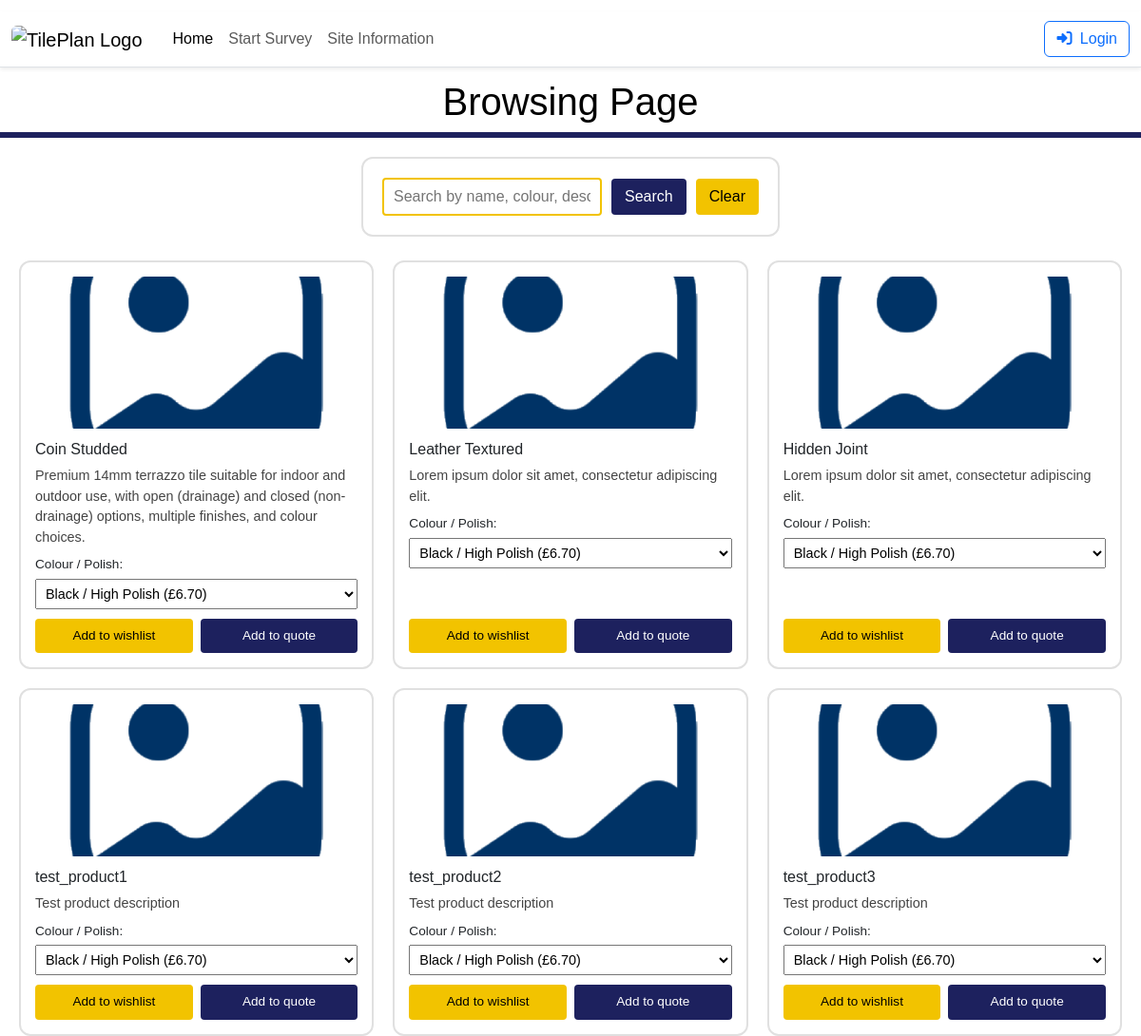
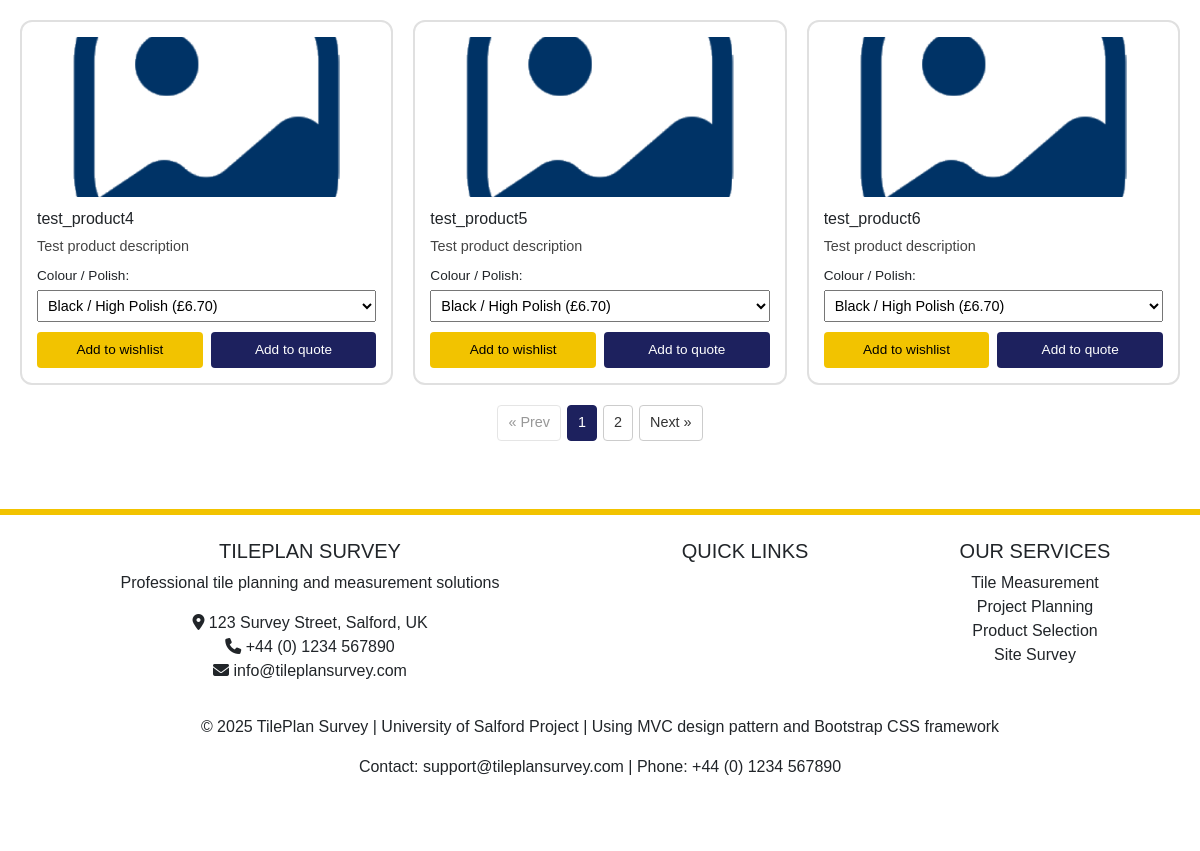
Screenshot of /browse.php with the database file from the repository (2 pictures, top to bottom).
### tables this page shows
CREATE TABLE "products" (
                              id               INTEGER PRIMARY KEY AUTOINCREMENT,
                              sku              TEXT UNIQUE,
                              name             TEXT NOT NULL,
                              category         TEXT NOT NULL CHECK (category IN ('tile','trim','consumable','delivery','labour','other')),
                              description      TEXT NOT NULL DEFAULT 'Lorem ipsum dolor sit amet, consectetur adipiscing elit.',
                              thumbnail_url    TEXT,
                              colour           TEXT,
                              unit             TEXT NOT NULL DEFAULT 'unit',
                              price_per_unit   NUMERIC NOT NULL DEFAULT 0.00,
                              tile_length_mm   INTEGER,
                              tile_width_mm    INTEGER,
                              is_active        INTEGER NOT NULL DEFAULT 1 CHECK (is_active IN (0,1)),
                              created_at       TEXT NOT NULL DEFAULT (CURRENT_TIMESTAMP),
                              updated_at       TEXT NOT NULL DEFAULT (CURRENT_TIMESTAMP),
                              product_type     TEXT,
                              short_description TEXT
);

### browse.php (called while the page is built, shortened)
<?php
$view = new stdClass();
$view->username = null;
$view->isLogged = false;
$dbPath = __DIR__ . '/database.sqlite';
try {
    $pdo = new PDO('sqlite:' . $dbPath);
    $pdo->setAttribute(PDO::ATTR_ERRMODE, PDO::ERRMODE_EXCEPTION);
} catch (PDOException $e) {
    die('DB connection failed: ' . htmlspecialchars($e->getMessage()));
}
$searchTerm = isset($_GET['q']) ? trim($_GET['q']) : '';
$view->searchTerm = $searchTerm;
$itemsPerPage = 9;
$page = isset($_GET['page']) ? max(1, (int)$_GET['page']) : 1;
$offset = ($page - 1) * $itemsPerPage;
if ($searchTerm !== '') {
    $countSql = "
        SELECT COUNT(*)
        FROM products
        WHERE category = 'tile'
          AND is_active = 1
          AND (
              name           LIKE :term
              OR description LIKE :term
              OR colour      LIKE :term
          )
    ";
    $countStmt = $pdo->prepare($countSql);
    $countStmt->bindValue(':term', '%' . $searchTerm . '%', PDO::PARAM_STR);
    $countStmt->execute();
} else {
    $countStmt = $pdo->query("
        SELECT COUNT(*)
        FROM products
        WHERE category = 'tile'
          AND is_active = 1
    ");
}
$view->totalProducts = (int)$countStmt->fetchColumn();
$view->totalPages = max(1, (int)ceil($view->totalProducts / $itemsPerPage));
$view->page = $page;
$productSql = "
    SELECT id, name, description, thumbnail_url, colour
    FROM products
    WHERE category = 'tile'
      AND is_active = 1
";
$productSql .= "
    ORDER BY id
    LIMIT :limit OFFSET :offset
";
$productStmt = $pdo->prepare($productSql);
$productStmt->bindValue(':limit', $itemsPerPage, PDO::PARAM_INT);
$productStmt->bindValue(':offset', $offset, PDO::PARAM_INT);
$productStmt->execute();
$products = $productStmt->fetchAll(PDO::FETCH_ASSOC);
$variantsByProduct = [];
if (!empty($products)) {
    $productIds = array_column($products, 'id');
    $placeholders = implode(',', array_fill(0, count($productIds), '?'));
    $variantStmt = $pdo->prepare("
        SELECT id, product_id, colour, polish, price_trade
        FROM product_variants
        WHERE product_id IN ($placeholders)
          AND is_active = 1
        ORDER BY colour, polish
    ");
    foreach ($productIds as $i => $pid) {
        $variantStmt->bindValue($i + 1, $pid, PDO::PARAM_INT);
    }
    $variantStmt->execute();
    $variants = $variantStmt->fetchAll(PDO::FETCH_ASSOC);
    foreach ($variants as $variant) {
        $pid = $variant['product_id'];
        if (!isset($variantsByProduct[$pid])) {
            $variantsByProduct[$pid] = [];
        }
        $variantsByProduct[$pid][] = $variant;
    }
}
$view->tiles = [];
foreach ($products as $product) {
    $pid = $product['id'];
    $product['variants'] = $variantsByProduct[$pid] ?? [];
    $view->tiles[] = $product;
}
require_once __DIR__ . "/Views/browse.phtml";

### Model/Auth.php (called while the page is built, shortened)
<?php
class Authentication {
    public static function isLoggedIn(): bool {
        return isset($_SESSION['email']);
    }
}

### Views/browse.phtml (the view, shortened to what this page needs)
<!DOCTYPE html>
<html lang="en">
<?php
require_once __DIR__ . "/../Model/Auth.php";
require("Views/template/header.phtml");
?>
<head>
    <link rel="stylesheet" href="../my-style.css">
</head>
<body>
<div id="title">
    <h1 style="text-align: center">Browsing Page</h1>
</div>
<div id="content">
    <form method="get" class="product-search">
        <div class="search-controls">
            <input type="text" name="q"
                   value="<?php echo htmlspecialchars($view->searchTerm ?? '', ENT_QUOTES); ?>"
                   placeholder="Search by name, colour, description...">
            <button type="submit">Search</button>
            <a href="browse.php" class="clear-search">Clear</a>
        </div>
    </form>
    <?php if (empty($view->tiles)): ?>
        <p>No products found.</p>
    <?php else: ?>
        <div class="product-grid">
            <?php foreach ($view->tiles as $tile): ?>
                <?php
                $img = $tile['thumbnail_url'] ?: '\\images\\placeholder_image.png';
                $variants = $tile['variants'];
                ?>
                <div class="product-card">
                    <img src="<?php echo htmlspecialchars($img); ?>" alt="Product image">
                    <h3><?php echo htmlspecialchars($tile['name']); ?></h3>
                    <p><?php echo htmlspecialchars($tile['description']); ?></p>
                    <?php if (!empty($variants)): ?>
                        <label>
                            <span class="variant-label">Colour / Polish:</span>
                            <select class="variant-select" name="variant_id">
                                <?php foreach ($variants as $variant): ?>
                                    <?php
                                    $colour = $variant['colour'] ?: 'Unknown colour';
                                    $polish = $variant['polish'] ?: 'Standard';
                                    $price  = $variant['price_trade'];
                                    $label  = $colour . ' / ' . $polish . ' (£' . number_format($price, 2) . ')';
                                    ?>
                                    <option value="<?php echo (int)$variant['id']; ?>">
                                        <?php echo htmlspecialchars($label); ?>
                                    </option>
                                <?php endforeach; ?>
                            </select>
                        </label>
                    <?php else: ?>
                        <p><em>No variants available</em></p>
                    <?php endif; ?>
                    <div class="product-card-buttons">
                        <button type="button" class="btn-wishlist">
                            Add to wishlist
                        </button>
                        <button type="button" class="btn-quote">
                            Add to quote
                        </button>
                    </div>
                </div>
            <?php endforeach; ?>
        </div>
        <div class="pagination">
            <?php
            $searchQueryPart = '';
            ?>
            <?php if ($view->page > 1): ?>
                <a href="?page=<?php echo $view->page - 1; ?><?php echo $searchQueryPart; ?>">&laquo; Prev</a>
            <?php else: ?>
                <span class="disabled">&laquo; Prev</span>
            <?php endif; ?>
            <?php for ($p = 1; $p <= $view->totalPages; $p++): ?>
                <?php if ($p == $view->page): ?>
                    <span class="current"><?php echo $p; ?></span>
                <?php else: ?>
                    <a href="?page=<?php echo $p; ?><?php echo $searchQueryPart; ?>">
                        <?php echo $p; ?>
                    </a>
                <?php endif; ?>
            <?php endfor; ?>
            <?php if ($view->page < $view->totalPages): ?>
                <a href="?page=<?php echo $view->page + 1; ?><?php echo $searchQueryPart; ?>">Next &raquo;</a>
            <?php else: ?>
                <span class="disabled">Next &raquo;</span>
            <?php endif; ?>
        </div>
    <?php endif; ?>
</div>
</body>
<?php require("Views/template/footer.phtml"); ?>
</html>

### Views/template/header.phtml (shortened to what this page needs)
    <!doctype html>
<html lang="en">
<head>
    <link href="https://cdn.jsdelivr.net/npm/bootstrap@5.3.3/dist/css/bootstrap.min.css" rel="stylesheet">
    <link rel="stylesheet" href="https://cdnjs.cloudflare.com/ajax/libs/font-awesome/6.5.0/css/all.min.css" />
    <link href="/Views/css/my-style.css" rel="stylesheet">
</head>
<body role="document">
<div class="container-fluid p-0">
    <header class="navbar navbar-expand-lg border-bottom shadow-sm bg-white" id="title">
        <div class="container-fluid">
            <a href="../../index.php?page=home" class="navbar-brand me-4">
                <img src="images/logo-image/TilePlan.png" alt="TilePlan Logo" class="logo-img" style="height: 58px; width: 58px; border-radius: 6px;" />
            </a>
            <div class="collapse navbar-collapse" id="responsiveNavbar">
                <nav class="navbar-nav me-auto mb-2 mb-lg-0 align-items-lg-center">
                    <a class="nav-link active" href="../../index.php?page=home">Home <span class="visually-hidden">(current)</span></a>
                    <a class="nav-link" href="page1.php">Start Survey</a>
                    <a class="nav-link" href="page2.php">Site Information</a>
                </nav>
                <div class="d-flex align-items-center ms-auto">
                    <?php if (Authentication::isLoggedIn()): ?>
                        <div class="account-menu">
                            <button class="account-trigger icon-button" id="accountTriggerBtn">
                                <img src="#" alt="Profile Menu" class="logo-img" style="width: 48px; height: 48px; border-radius: 6px;" />
                            </button>
                            <ul class="account-dropdown" id="accountDropdownList">
                                <li><a href="#">Browse</a></li>
                                <li><a href="#">Wish‑list</a></li>
                                <li><a href="/Login.php">Log‑out</a></li>
                            </ul>
                        </div>
                    <?php else: ?>
                        <a class="btn btn-outline-primary" href="/Login.php">
                            <i class="fas fa-sign-in-alt me-1"></i> Login
                        </a>
                    <?php endif; ?>
                </div>
            </div>
        </div>
    </header>
</div>

### Views/template/footer.phtml (shortened to what this page needs)
<footer class="page-footer font-small footer-blue pt-4 mt-5">
    <div class="container-fluid text-center text-md-left">
        <div class="row">
            <div class="col-md-6 mt-md-0 mt-3">
                <h5 class="text-uppercase">TilePlan Survey</h5>
                <p>Professional tile planning and measurement solutions</p>
                <ul class="list-unstyled">
                    <li><i class="fas fa-map-marker-alt mr-2"></i> 123 Survey Street, Salford, UK</li>
                    <li><i class="fas fa-phone mr-2"></i> +44 (0) 1234 567890</li>
                    <li><i class="fas fa-envelope mr-2"></i> info@tileplansurvey.com</li>
                </ul>
            </div>
            <div class="col-md-3 mb-md-0 mb-3">
                <h5 class="text-uppercase">Quick Links</h5>
                <ul class="list-unstyled">
                    <li><a href="#!" class="text-white">Home</a></li>
                    <li><a href="#!" class="text-white">Start Survey</a></li>
                    <li><a href="#!" class="text-white">Site Information</a></li>
                    <li><a href="#!" class="text-white">Login</a></li>
                </ul>
            </div>
            <div class="col-md-3 mb-md-0 mb-3">
                <h5 class="text-uppercase">Our Services</h5>
                <ul class="list-unstyled">
                    <li>Tile Measurement</li>
                    <li>Project Planning</li>
                    <li>Product Selection</li>
                    <li>Site Survey</li>
                </ul>
            </div>
        </div>
    </div>
    <div class="footer-copyright text-center py-3">
        <p>© 2025 TilePlan Survey | University of Salford Project |
            Using MVC design pattern and Bootstrap CSS framework</p>
        <p>Contact: support@tileplansurvey.com | Phone: +44 (0) 1234 567890</p>
    </div>
</footer>
</body>
</html>

### Views/css/my-style.css (style rules this page uses)
body { margin: 0; font-family: Arial, sans-serif; }
#title { margin-top: 12px; background-color: #fff; color: #000; }
#content { background-color: #fff; border-top: solid 6px #1b75bc; }
footer { background: #ffffff; padding: 40px 20px; text-align: center; border-top: 6px solid #f2c300; position: relative; }
#content { background-color: #fff; border-top: solid 6px #1D215E; padding: 20px; min-height: 400px; }
.product-grid { display: grid; grid-template-columns: repeat(3, minmax(0, 1fr)); gap: 20px; }
.product-card img { width: 100%; height: 160px; object-fit: cover; border-radius: 4px; margin-bottom: 8px; background-color: #f5f5f5; }
.product-card h3 { margin: 4px 0; font-size: 1rem; }
.product-card p { margin: 4px 0 8px; font-size: 0.9rem; color: #444; }
.variant-label { display: block; font-size: 0.85rem; margin-bottom: 4px; }
.variant-select { width: 100%; padding: 6px; font-size: 0.9rem; margin-bottom: 10px; }
.product-card-buttons { margin-top: auto; display: flex; gap: 8px; }
.product-card-buttons button { flex: 1; padding: 8px; font-size: 0.85rem; border-radius: 4px; border: none; cursor: pointer; }
.btn-wishlist { background-color: #f2c300; color: #000; }
.btn-quote { background-color: #1D215E; color: #fff; }
.pagination { margin-top: 20px; display: flex; gap: 6px; justify-content: center; font-size: 0.9rem; }
.pagination a, .pagination span { padding: 6px 10px; border-radius: 4px; border: 1px solid #ccc; text-decoration: none; color: #333; background-color: #fff; }
.pagination .current { background-color: #1D215E; color: #fff; border-color: #1D215E; }
.pagination .disabled { opacity: 0.5; pointer-events: none; }
.product-card { border: 1px solid #ddd; border-radius: 6px; padding: 10px; background-color: #fff; display: flex; flex-direction: column; }
.product-card { border: 2px solid #e0e0e0 !important; border-radius: 12px !important; padding: 15px; background-color: #fff; }
.product-search { display: flex; justify-content: center; align-items: center; gap: 10px; margin-bottom: 25px; width: 100%; text-align: center; }
.product-search input[type="text"] { border: 2px solid #f2c300; padding: 6px 10px; border-radius: 4px; outline: none; }
.product-search input[type="text"] { border: 2px solid #f2c300 !important; padding: 6px 10px; border-radius: 4px; outline: none; }
.product-search button[type="submit"] { background-color: #1D215E !important; color: white !important; padding: 7px 14px; border: none; border-radius: 4px; cursor: pointer; transition: background-color 0.2s ease; }
.product-search { margin-bottom: 25px; }
.product-search .clear-search { display: inline-block; background-color: #f2c300 !important; color: #000 !important; padding: 7px 14px; border-radius: 4px; text-decoration: none !important; margin-left: 10px; font-weight: 500; cursor: pointer; transition: background-color 0.2s ease; }
.search-controls { display: flex; align-items: center; gap: 10px; }
.product-search { flex-direction: column; gap: 6px; }
.product-search .clear-search { display: inline-block; background-color: #f2c300 !important; color: #000 !important; padding: 7px 14px; border-radius: 4px; text-decoration: none !important; margin-left: 0; font-weight: 500; cursor: pointer; transition: background-color 0.2s ease; }
.product-search { background: #FFFFFF; padding: 20px; border-radius: 12px; border: 2px solid #e0e0e0; width: fit-content; margin: 0 auto 25px auto; display: flex; justify-content: center; }

### rows the page displays
products: name "Coin Studded", description "Premium 14mm terrazzo tile suitable for indoor and outdoor use, with open (drainage) and closed (non-drainage) options, multiple finishes, and colour choices."
products: name "Leather Textured", description "Lorem ipsum dolor sit amet, consectetur adipiscing elit."
products: name "Hidden Joint", description "Lorem ipsum dolor sit amet, consectetur adipiscing elit."
products: name "test_product1", description "Test product description"
products: name "test_product2", description "Test product description"
products: name "test_product3", description "Test product description"
products: name "test_product4", description "Test product description"
products: name "test_product5", description "Test product description"
products: name "test_product6", description "Test product description"

### other values shown
form field variant_id "Black / High Polish (£6.70)"
